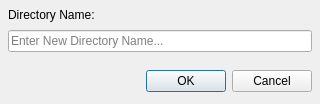
<?xml version="1.0" encoding="UTF-8"?>
<ui version="4.0">
 <class>CreateDirDialog</class>
 <widget class="QDialog" name="CreateDirDialog">
  <property name="geometry">
   <rect>
    <x>0</x>
    <y>0</y>
    <width>320</width>
    <height>104</height>
   </rect>
  </property>
  <property name="sizePolicy">
   <sizepolicy hsizetype="Preferred" vsizetype="Minimum">
    <horstretch>0</horstretch>
    <verstretch>0</verstretch>
   </sizepolicy>
  </property>
  <property name="minimumSize">
   <size>
    <width>320</width>
    <height>0</height>
   </size>
  </property>
  <property name="windowTitle">
   <string>Create Directory</string>
  </property>
  <property name="modal">
   <bool>true</bool>
  </property>
  <layout class="QGridLayout" name="gridLayout">
   <property name="leftMargin">
    <number>8</number>
   </property>
   <property name="topMargin">
    <number>8</number>
   </property>
   <property name="rightMargin">
    <number>8</number>
   </property>
   <property name="bottomMargin">
    <number>12</number>
   </property>
   <property name="spacing">
    <number>8</number>
   </property>
   <item row="0" column="0">
    <widget class="QLabel" name="directoryNameTitleLabel">
     <property name="sizePolicy">
      <sizepolicy hsizetype="MinimumExpanding" vsizetype="Minimum">
       <horstretch>0</horstretch>
       <verstretch>0</verstretch>
      </sizepolicy>
     </property>
     <property name="text">
      <string>Directory Name:</string>
     </property>
    </widget>
   </item>
   <item row="1" column="0">
    <widget class="QLineEdit" name="dirNameEdit">
     <property name="minimumSize">
      <size>
       <width>0</width>
       <height>22</height>
      </size>
     </property>
     <property name="focusPolicy">
      <enum>Qt::StrongFocus</enum>
     </property>
     <property name="placeholderText">
      <string>Enter New Directory Name...</string>
     </property>
    </widget>
   </item>
   <item row="3" column="0">
    <widget class="QDialogButtonBox" name="buttonBox">
     <property name="sizePolicy">
      <sizepolicy hsizetype="Expanding" vsizetype="Minimum">
       <horstretch>0</horstretch>
       <verstretch>0</verstretch>
      </sizepolicy>
     </property>
     <property name="standardButtons">
      <set>QDialogButtonBox::Cancel|QDialogButtonBox::Ok</set>
     </property>
    </widget>
   </item>
   <item row="2" column="0">
    <spacer name="verticalSpacer">
     <property name="orientation">
      <enum>Qt::Vertical</enum>
     </property>
     <property name="sizeHint" stdset="0">
      <size>
       <width>20</width>
       <height>2</height>
      </size>
     </property>
    </spacer>
   </item>
  </layout>
 </widget>
 <resources/>
 <connections/>
</ui>
